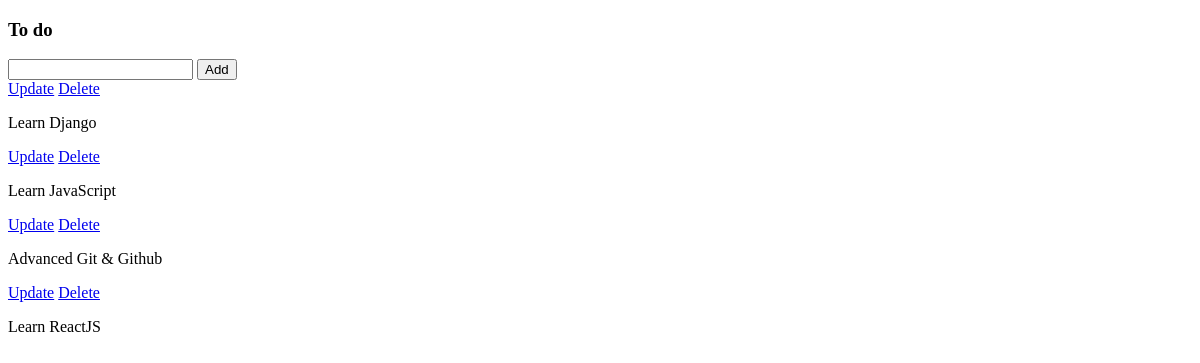
Before: / with the older database file.
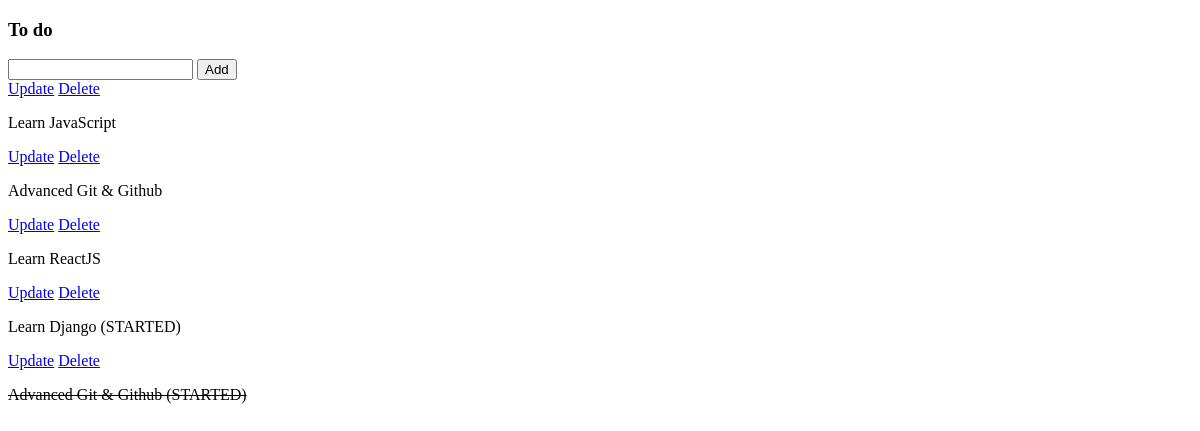
After: the same page with the newer database file.
### tasks/models.py (models this page shows, shortened)
class Task(models.Model):
    title = models.CharField(max_length=200)
    complete = models.BooleanField(default=False)
    created = models.DateTimeField(auto_now_add=True)

### tasks/views.py (the view)
# urls.py: path('', views.index, name="index"),
def index(request):
    tasks = Task.objects.all()
    form = TaskForm()
    if request.method == "POST":
        form = TaskForm(request.POST)
        if form.is_valid():
            form.save()
        return redirect("/")
    context = {
        "tasks" : tasks,
        "form" : form
    }
    return render(request, "tasks/list.html", context)

### tasks/forms.py
class TaskForm(ModelForm):
    class Meta:
        model = Task
        fields = "__all__"

### tasks/templates/tasks/list.html (shortened to what this page needs)
<!DOCTYPE html>
<html>
<head>
</head>
<body>
    <h3>To do</h3>
    <form method="post" action="/">
        {{form.title}}
        <input type="submit" value="Add" />
    </form>
    {% for task in tasks %}
    <div>
        <a href="{% url 'update' task.id %}">Update</a>
        <a href="{% url 'delete' task.id %}">Delete</a>
        {% if task.complete %}
        <p><strike>{{task.title}}</strike></p>
        {% else %}
            <p>{{task.title}}</p>
        {% endif %}
    </div>
    {% endfor %}
</body>
</html>

Changed rows visible on the page:
removed Task: title "Learn Django"
added Task: title "Learn Django (STARTED)"
added Task: title "Advanced Git & Github (STARTED)"
